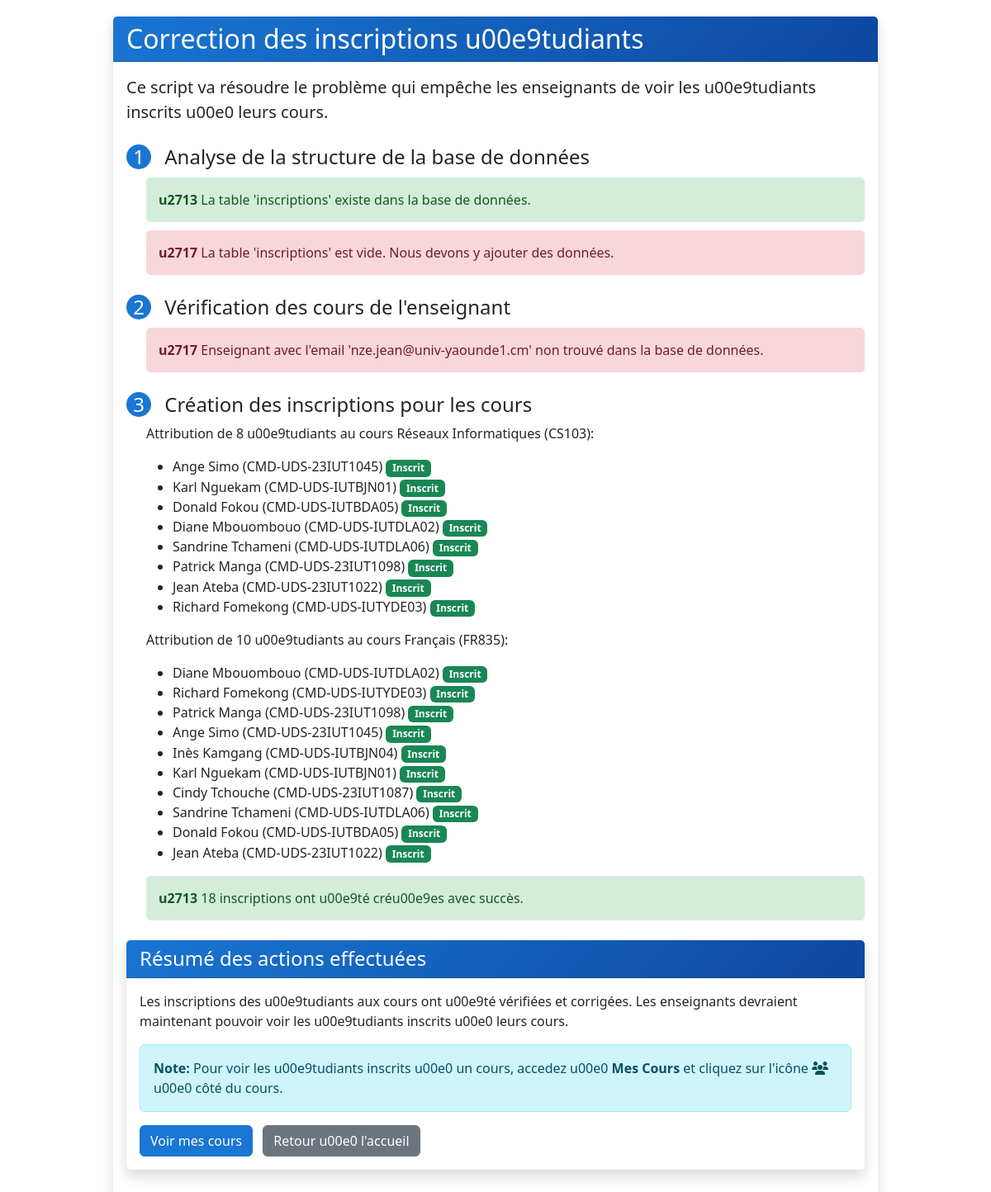
Page /fix_inscriptions.php on the committed database.
### tables this page shows
CREATE TABLE `cours` (
  `id` int(11) NOT NULL AUTO_INCREMENT,
  `code` varchar(20) NOT NULL,
  `nom` varchar(150) NOT NULL,
  `enseignant_id` int(11) DEFAULT NULL,
  `description` text,
  PRIMARY KEY (`id`),
  UNIQUE KEY `code` (`code`),
  KEY `enseignant_id` (`enseignant_id`),
  CONSTRAINT `cours_ibfk_1` FOREIGN KEY (`enseignant_id`) REFERENCES `utilisateurs` (`id`)
);

CREATE TABLE `etudiants` (
  `id` int(11) NOT NULL AUTO_INCREMENT,
  `matricule` varchar(20) NOT NULL,
  `nom` varchar(100) NOT NULL,
  `prenom` varchar(100) NOT NULL,
  `email` varchar(150) NOT NULL,
  `date_inscription` timestamp NULL DEFAULT CURRENT_TIMESTAMP,
  PRIMARY KEY (`id`),
  UNIQUE KEY `matricule` (`matricule`),
  UNIQUE KEY `email` (`email`)
);

### config/database.php (called while the page is built, shortened)
<?php
$db_type = null;
$pdo = null;
$mysqli = null;
if (getenv('REPL_ID') || getenv('REPL_SLUG') || getenv('PGHOST')) {
    $db_type = 'postgresql';
    $host = getenv('PGHOST');
    $dbname = getenv('PGDATABASE');
    $user = getenv('PGUSER');
    $password = getenv('PGPASSWORD');
    $port = getenv('PGPORT');
    $dsn = "pgsql:host=$host;port=$port;dbname=$dbname;user=$user;password=$password";
    try {
        $pdo = new PDO($dsn);
        $pdo->setAttribute(PDO::ATTR_ERRMODE, PDO::ERRMODE_EXCEPTION);
        $pdo->setAttribute(PDO::ATTR_DEFAULT_FETCH_MODE, PDO::FETCH_ASSOC);
    } catch (PDOException $e) {
        die("Erreur de connexion à la base de données PostgreSQL: " . $e->getMessage());
    }
} else {
    $db_type = 'mysql';
    $host = 'localhost';
    $dbname = 'attendance_system';
    $user = 'root';
    $password = '';
    $port = 3306;
    $mysqli = new mysqli($host, $user, $password, $dbname, $port);
    $mysqli->set_charset("utf8mb4");
}
function db_query($sql, $params = []) {
    global $db_type, $pdo, $mysqli;
    if ($db_type === 'postgresql') {
        try {
            $stmt = $pdo->prepare($sql);
            $stmt->execute($params);
            return $stmt->fetchAll();
        } catch (PDOException $e) {
            error_log("Erreur SQL (PostgreSQL): " . $e->getMessage());
            return false;
        }
    } else {
        try {
            $stmt = $mysqli->prepare($sql);
            if (!empty($params)) {
                $types = '';
                foreach ($params as $param) {
                    if (is_int($param)) {
                        $types .= 'i';
                    } elseif (is_float($param)) {
                        $types .= 'd';
                    } elseif (is_string($param)) {
                        $types .= 's';
                    } else {
                        $types .= 'b';
                    }
                }
                $stmt->bind_param($types, ...$params);
            }
            $stmt->execute();
            $result = $stmt->get_result();
            $rows = [];
            while ($row = $result->fetch_assoc()) {
                $rows[] = $row;
            }
            return $rows;
        } catch (Exception $e) {
            error_log("Erreur SQL (MySQL): " . $e->getMessage());
            return false;
        }
    }
}
function db_exec($sql, $params = []) {
    global $db_type, $pdo, $mysqli;
    if ($db_type === 'postgresql') {
        try {
            $stmt = $pdo->prepare($sql);
            return $stmt->execute($params);
        } catch (PDOException $e) {
            error_log("Erreur SQL (PostgreSQL): " . $e->getMessage());
            return false;
        }
    } else {
        try {
            $stmt = $mysqli->prepare($sql);
            if (!empty($params)) {
                $types = '';
                foreach ($params as $param) {
                    if (is_int($param)) {
                        $types .= 'i';
                    } elseif (is_float($param)) {
                        $types .= 'd';
                    } elseif (is_string($param)) {
                        $types .= 's';
                    } else {
                        $types .= 'b';
                    }
                }
                $stmt->bind_param($types, ...$params);
            }
            return $stmt->execute();
        } catch (Exception $e) {
            error_log("Erreur SQL (MySQL): " . $e->getMessage());
            return false;
        }
    }
}
function db_query_single($sql, $params = []) {
    $result = db_query($sql, $params);
    if ($result && count($result) > 0) {
        return $result[0];
    }
    return false;
}
?>

### fix_inscriptions.php (the view, shortened to what this page needs)
<?php
require_once 'config/database.php';
function show_message($message, $type = 'success') {
    $bg_color = $type === 'success' ? '#d4edda' : '#f8d7da';
    $text_color = $type === 'success' ? '#155724' : '#721c24';
    $icon = $type === 'success' ? 'u2713' : 'u2717';
    echo "<div style='margin: 10px 0; padding: 15px; border-radius: 5px; background-color: {$bg_color}; color: {$text_color};'>";
    echo "<strong>{$icon} </strong> {$message}";
    echo "</div>";
}
echo "<!DOCTYPE html>\n<html lang='fr'>\n<head>\n    <meta charset='UTF-8'>\n    <meta name='viewport' content='width=device-width, initial-scale=1.0'>\n    <title>Correction des inscriptions u00e9tudiants</title>\n    <link href='https://cdn.jsdelivr.net/npm/bootstrap@5.3.0-alpha1/dist/css/bootstrap.min.css' rel='stylesheet'>\n    <style>\n        body { padding: 20px; }\n        .card { margin-bottom: 20px; border: none; box-shadow: 0 0.5rem 1rem rgba(0, 0, 0, 0.15); }\n        .card-header { background: linear-gradient(135deg, #1976d2 0%, #0d47a1 100%); color: white; }\n        .btn-primary { background-color: #1976d2; border-color: #1976d2; }\n        .btn-primary:hover { background-color: #0d47a1; border-color: #0d47a1; }\n        .step-number { display: inline-block; width: 30px; height: 30px; line-height: 30px; text-align: center; background-color: #1976d2; color: white; border-radius: 50%; margin-right: 10px; }\n    </style>\n</head>\n<body>\n    <div class='container'>\n        <div class='row justify-content-center'>\n            <div class='col-md-10'>\n                <div class='card'>\n                    <div class='card-header'>\n                        <h2 class='mb-0'>Correction des inscriptions u00e9tudiants</h2>\n                    </div>\n                    <div class='card-body'>\n                        <p class='lead'>Ce script va résoudre le problème qui empêche les enseignants de voir les u00e9tudiants inscrits u00e0 leurs cours.</p>";
$check_inscriptions = db_query("SHOW TABLES LIKE 'inscriptions'");
$inscriptions_exists = !empty($check_inscriptions);
echo "<div class='mt-4'>\n    <h4><span class='step-number'>1</span> Analyse de la structure de la base de données</h4>\n    <div class='ms-4 mt-2'>";
if ($inscriptions_exists) {
    show_message("La table 'inscriptions' existe dans la base de données.");
    $count = db_query_single("SELECT COUNT(*) as total FROM inscriptions");
    $count = $count ? $count['total'] : 0;
    if ($count > 0) {
        show_message("La table 'inscriptions' contient {$count} enregistrements.");
    } else {
        show_message("La table 'inscriptions' est vide. Nous devons y ajouter des données.", 'error');
    }
}
echo "</div>\n</div>";
echo "<div class='mt-4'>\n    <h4><span class='step-number'>2</span> Vérification des cours de l'enseignant</h4>\n    <div class='ms-4 mt-2'>";
$enseignant = db_query_single("SELECT id, nom, prenom, email FROM utilisateurs WHERE email = 'nze.jean@univ-yaounde1.cm'");
if ($enseignant) {
    echo "<p>Enseignant trouvé: {$enseignant['prenom']} {$enseignant['nom']} ({$enseignant['email']})</p>";
    $cours = db_query("SELECT * FROM cours WHERE enseignant_id = ?", [$enseignant['id']]);
    if (!empty($cours)) {
        echo "<p>Cours assignés u00e0 cet enseignant:</p>";
        echo "<ul>";
        foreach ($cours as $c) {
            echo "<li>{$c['nom']} ({$c['code']})</li>";
            $inscriptions = db_query("SELECT COUNT(*) as total FROM inscriptions WHERE cours_id = ?", [$c['id']]);
            $inscriptions = $inscriptions[0]['total'];
            if ($inscriptions > 0) {
                echo " <span class='badge bg-success'>{$inscriptions} u00e9tudiants inscrits</span>";
            } else {
                echo " <span class='badge bg-danger'>Aucun u00e9tudiant inscrit</span>";
            }
        }
        echo "</ul>";
    } else {
        show_message("Aucun cours n'est assigné u00e0 cet enseignant.", 'error');
    }
} else {
    show_message("Enseignant avec l'email 'nze.jean@univ-yaounde1.cm' non trouvé dans la base de données.", 'error');
}
echo "</div>\n</div>";
echo "<div class='mt-4'>\n    <h4><span class='step-number'>3</span> Création des inscriptions pour les cours</h4>\n    <div class='ms-4 mt-2'>";
$cours = db_query("SELECT id, nom, code FROM cours");
$etudiants = db_query("SELECT id, nom, prenom, matricule FROM etudiants");
if (empty($cours)) {
    show_message("Aucun cours n'a u00e9té trouvé dans la base de données.", 'error');
} else if (empty($etudiants)) {
    show_message("Aucun u00e9tudiant n'a u00e9té trouvé dans la base de données.", 'error');
} else {
    $count = 0;
    $errors = 0;
    foreach ($cours as $c) {
        $num_etudiants = min(count($etudiants), rand(5, 15));
        $etudiants_shuffle = $etudiants;
        shuffle($etudiants_shuffle);
        $etudiants_shuffle = array_slice($etudiants_shuffle, 0, $num_etudiants);
        echo "<p>Attribution de {$num_etudiants} u00e9tudiants au cours {$c['nom']} ({$c['code']}):</p>";
        echo "<ul>";
        foreach ($etudiants_shuffle as $e) {
            $result = db_exec("INSERT INTO inscriptions (etudiant_id, cours_id) VALUES (?, ?)", [$e['id'], $c['id']]);
            if ($result) {
                echo "<li>{$e['prenom']} {$e['nom']} ({$e['matricule']}) <span class='badge bg-success'>Inscrit</span></li>";
                $count++;
            } else {
                echo "<li>{$e['prenom']} {$e['nom']} ({$e['matricule']}) <span class='badge bg-danger'>Erreur</span></li>";
                $errors++;
            }
        }
        echo "</ul>";
    }
    if ($count > 0) {
        show_message("{$count} inscriptions ont u00e9té créu00e9es avec succès.");
    } else if ($errors > 0) {
        show_message("Erreur lors de la création des inscriptions.", 'error');
    } else {
        show_message("Aucune nouvelle inscription n'a u00e9té créu00e9e. Toutes les inscriptions nécessaires existent déjà.");
    }
}
echo "</div>\n</div>";
echo "<div class='card mt-4'>\n    <div class='card-header'>\n        <h4 class='mb-0'>Résumé des actions effectuées</h4>\n    </div>\n    <div class='card-body'>\n        <p>Les inscriptions des u00e9tudiants aux cours ont u00e9té vérifiées et corrigées. Les enseignants devraient maintenant pouvoir voir les u00e9tudiants inscrits u00e0 leurs cours.</p>\n        <div class='alert alert-info'>\n            <strong>Note:</strong> Pour voir les u00e9tudiants inscrits u00e0 un cours, accedez u00e0 <strong>Mes Cours</strong> et cliquez sur l'icône <i class='fas fa-users'></i> u00e0 côté du cours.\n        </div>\n        <div class='mt-3'>\n            <a href='mes_cours.php' class='btn btn-primary'>Voir mes cours</a>\n            <a href='index.php' class='btn btn-secondary ms-2'>Retour u00e0 l'accueil</a>\n        </div>\n    </div>\n</div>";
echo "            </div>\n        </div>\n    </div>\n    <script src='https://cdn.jsdelivr.net/npm/bootstrap@5.3.0-alpha1/dist/js/bootstrap.bundle.min.js'></script>\n    <script src='https://kit.fontawesome.com/a076d05399.js'></script>\n</body>\n</html>";
?>

### rows in the picture
cours: num_etudiants "8", nom "Réseaux Informatiques", code "CS103"
etudiants: prenom "Ange", nom "Simo", matricule "CMD-UDS-23IUT1045"
etudiants: prenom "Karl", nom "Nguekam", matricule "CMD-UDS-IUTBJN01"
etudiants: prenom "Donald", nom "Fokou", matricule "CMD-UDS-IUTBDA05"
etudiants: prenom "Diane", nom "Mbouombouo", matricule "CMD-UDS-IUTDLA02"
etudiants: prenom "Sandrine", nom "Tchameni", matricule "CMD-UDS-IUTDLA06"
etudiants: prenom "Patrick", nom "Manga", matricule "CMD-UDS-23IUT1098"
etudiants: prenom "Jean", nom "Ateba", matricule "CMD-UDS-23IUT1022"
etudiants: prenom "Richard", nom "Fomekong", matricule "CMD-UDS-IUTYDE03"
cours: num_etudiants "10", nom "Français", code "FR835"
etudiants: prenom "Inès", nom "Kamgang", matricule "CMD-UDS-IUTBJN04"
etudiants: prenom "Cindy", nom "Tchouche", matricule "CMD-UDS-23IUT1087"

### other values in the picture
$icon "u2713 u2717 u2717 u2713"
